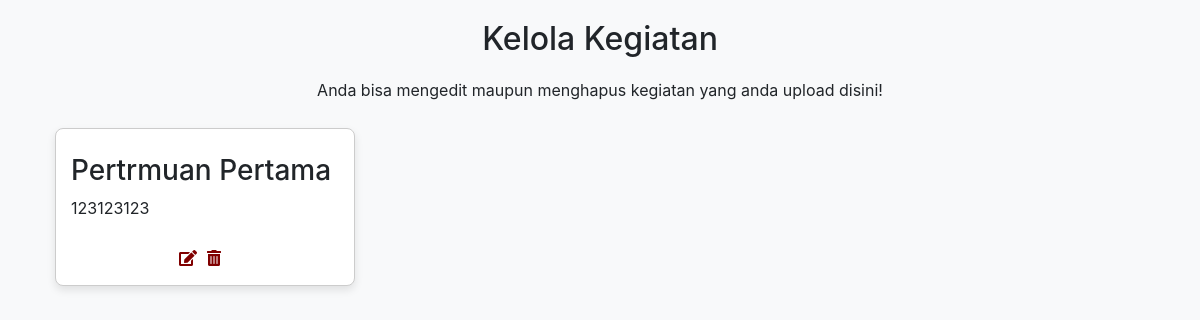
/gradasi/admin/daftar-kegiatan/kelola_kegiatan.php, run on an earlier commit of the app's database.
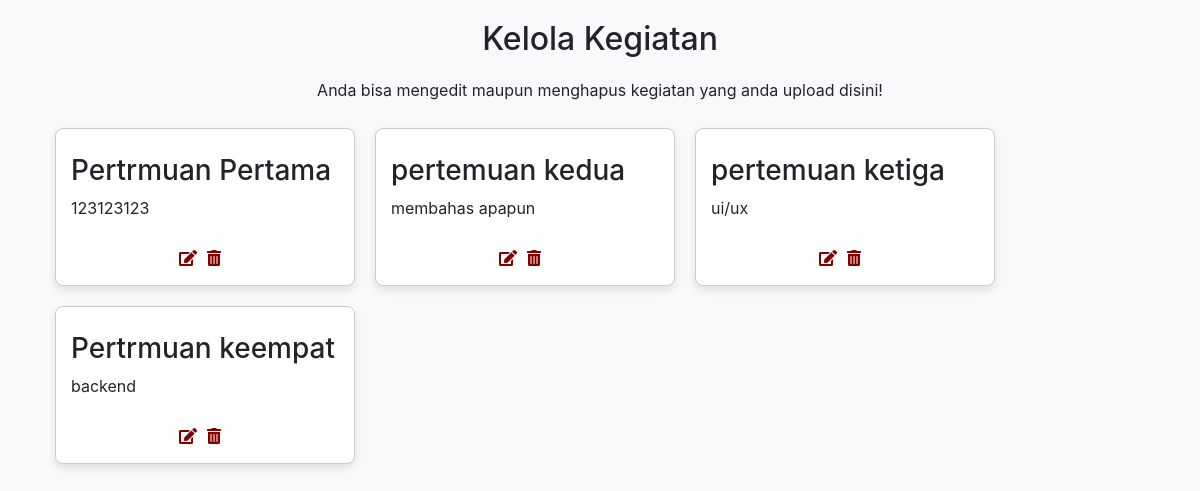
And on a later commit of the database.
### tables this page shows
CREATE TABLE `kegiatan_ukm_gradasi` (
  `id` int UNSIGNED NOT NULL,
  `nama_kegiatan` varchar(50) NOT NULL,
  `rincian_kegiatan` text NOT NULL,
  `reg_date` timestamp NOT NULL DEFAULT CURRENT_TIMESTAMP ON UPDATE CURRENT_TIMESTAMP
);

### gradasi/admin/daftar-kegiatan/kelola_kegiatan.php (the view, shortened to what this page needs)
<!DOCTYPE html>
<html lang="en">
<head>
    <link rel="stylesheet" href="https://stackpath.bootstrapcdn.com/bootstrap/4.5.2/css/bootstrap.min.css">
    <link rel="stylesheet" href="https://cdnjs.cloudflare.com/ajax/libs/font-awesome/5.15.3/css/all.min.css">
</head>
<body>
<div class="container">
    <h2>Kelola Kegiatan</h2>
    <p class="text-center">Anda bisa mengedit maupun menghapus kegiatan yang anda upload disini!</p>
    <?php
    $servername = "localhost";
    $username = "root";
    $password = "";
    $dbname = "ukm";
    $conn = new mysqli($servername, $username, $password, $dbname);
    $sql = "SELECT * FROM kegiatan_ukm_gradasi";
    $result = $conn->query($sql);
    if ($result->num_rows > 0) {
        while($row = $result->fetch_assoc()) {
            echo '<div class="card">';
            echo '<div class="details">';
            echo '<h3>' . $row['nama_kegiatan'] . '</h3>';
            echo '<p>' . nl2br($row['rincian_kegiatan']) . '</p>';
            echo '</div>';
            echo '<div class="action-buttons">';
            echo '<a href="edit_kegiatan.php?id=' . $row['id'] . '"><i class="fas fa-edit"></i></a>';
            echo '<a href="delete_kegiatan.php?id=' . $row['id'] . '" class="delete-btn"><i class="fas fa-trash-alt"></i></a>';
            echo '</div>';
            echo '</div>';
        }
    } else {
        echo "<p class='text-center'>Tidak ada kegiatan yang ditemukan.</p>";
    }
    ?>
</div>
</body>
</html>

What changed in the data, as far as the page shows it:
added kegiatan_ukm_gradasi: nama_kegiatan "pertemuan kedua", rincian_kegiatan "membahas apapun"
added kegiatan_ukm_gradasi: nama_kegiatan "pertemuan ketiga", rincian_kegiatan "ui/ux"
added kegiatan_ukm_gradasi: nama_kegiatan "Pertrmuan keempat", rincian_kegiatan "backend"
